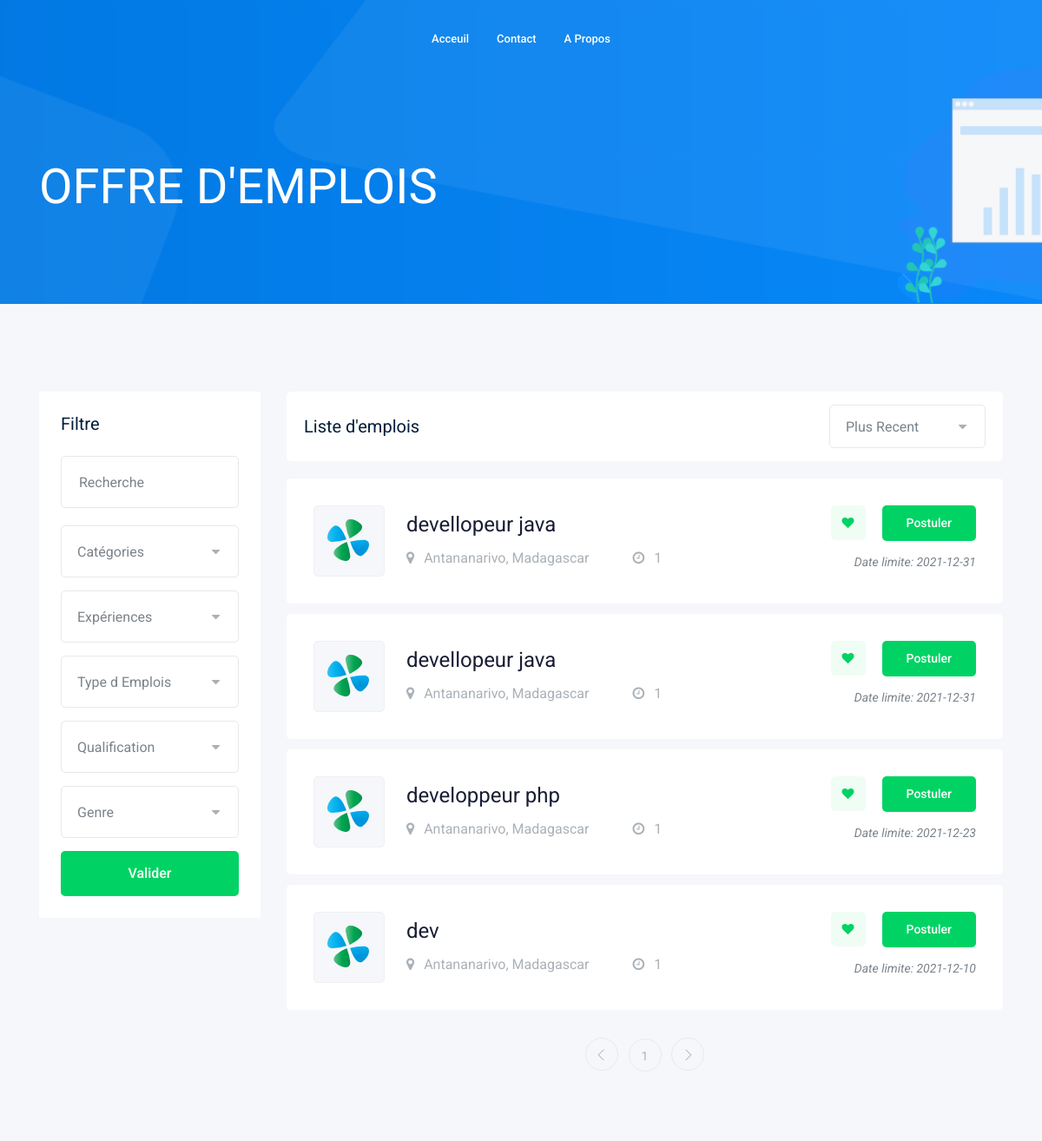
Before: /jobs.php with the older database file.
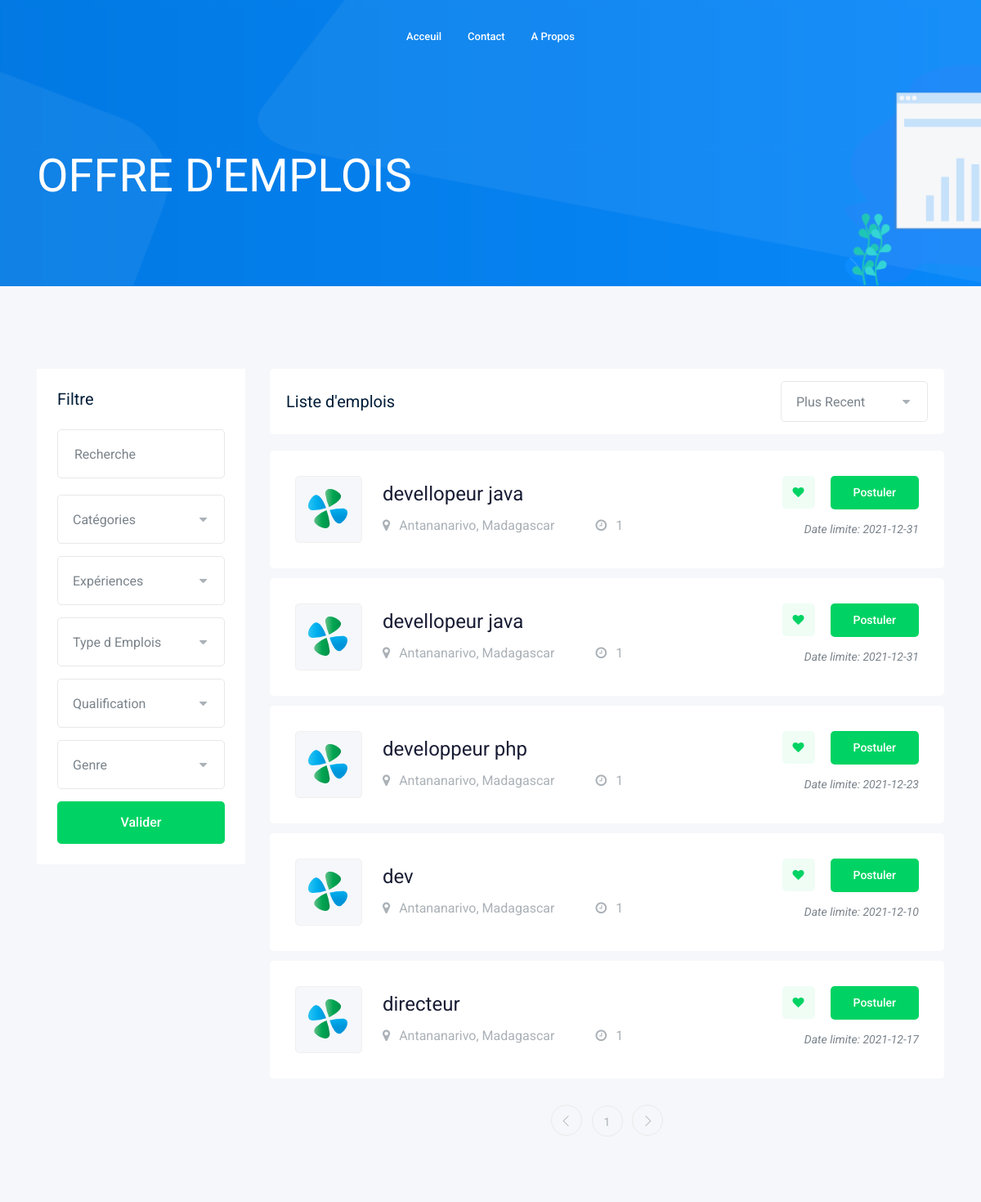
After: the same page with the newer database file.
### tables this page shows
CREATE TABLE IF NOT EXISTS `annonce` (
  `id_annonce` int(11) NOT NULL AUTO_INCREMENT,
  `poste` varchar(255) NOT NULL,
  `diplome` varchar(255) NOT NULL,
  `experience` varchar(255) NOT NULL,
  `age_min` int(11) DEFAULT NULL,
  `age_max` int(11) DEFAULT NULL,
  `description` text NOT NULL,
  `sexe` int(11) DEFAULT NULL,
  `contrat` int(11) NOT NULL,
  `date_limite` date NOT NULL,
  PRIMARY KEY (`id_annonce`)
);

### lister_jobs.php (called while the page is built, shortened)
<?php
	 require 'connexion_base.php';
	 if (isset($_GET['page_no']) && $_GET['page_no']!="")
	 {
	    $page_no = $_GET['page_no'];
	 }
	 else
	 {
	    $page_no = 1;
	 }
	$total_records_per_page = 5;
	$offset = ($page_no-1) * $total_records_per_page;
	$resultat = "SELECT COUNT(*)  FROM annonce";
	$statement = $conn->query($resultat);
	$count = $statement->fetchAll(PDO::FETCH_ASSOC);
	$total_no_of_pages = ceil($count[0]['COUNT(*)'] / $total_records_per_page);
	$sql = "SELECT * FROM `annonce` LIMIT $offset , $total_records_per_page";
	$statement = $conn->query($sql);
	$publishers = $statement->fetchAll(PDO::FETCH_ASSOC);
 ?>

### jobs.php (the view, shortened to what the changed rows need)
<?php
    include("lister_jobs.php");
?>
<!doctype html>
<html class="no-js" lang="zxx">
<head>
    <link rel="stylesheet" href="css/bootstrap.min.css">
    <link rel="stylesheet" href="css/owl.carousel.min.css">
    <link rel="stylesheet" href="css/magnific-popup.css">
    <link rel="stylesheet" href="css/font-awesome.min.css">
    <link rel="stylesheet" href="css/themify-icons.css">
    <link rel="stylesheet" href="css/nice-select.css">
    <link rel="stylesheet" href="css/flaticon.css">
    <link rel="stylesheet" href="css/jquery-ui.css">
    <link rel="stylesheet" href="css/gijgo.css">
    <link rel="stylesheet" href="css/animate.min.css">
    <link rel="stylesheet" href="css/slicknav.css">
    <link rel="stylesheet" href="css/style.css">
</head>
<body>
    <div class="job_listing_area plus_padding">
        <div class="container">
            <div class="row">
                <div class="col-lg-9">
                    <div class="job_lists m-0">
                        <div class="row">
                           <?php
                                foreach ($publishers as $publisher)
                                {
                                    echo '
                                            <div class="col-lg-12 col-md-12">
                                                <div class="single_jobs white-bg d-flex justify-content-between">
                                                    <div class="jobs_left d-flex align-items-center">
                                                        <div class="thumb">
                                                            <img src="img/svg_icon/1.svg" alt="">
                                                        </div>
                                                        <div class="jobs_conetent">
                                                            <a href="job_details.html"><h4> ' . $publisher['poste'] . '</h4></a>
                                                            <div class="links_locat d-flex align-items-center">
                                                                <div class="location">
                                                                    <p> <i class="fa fa-map-marker"></i> Antananarivo, Madagascar</p>
                                                                </div>
                                                                <div class="location">
                                                                    <p> <i class="fa fa-clock-o"></i> '.$publisher['contrat']. '</p>
                                                                </div>
                                                            </div>
                                                        </div>
                                                    </div>
                                                    <div class="jobs_right">
                                                        <div class="apply_now">
                                                            <a class="heart_mark" href="#"> <i class="fa fa-heart"></i> </a>
                                                            <a href="job_details.php?job='. $publisher['poste'] . '" class="boxed-btn3">Postuler</a>
                                                        </div>
                                                        <div class="date">
                                                            <p>Date limite: '. $publisher['date_limite'] .'</p>
                                                        </div>
                                                    </div>
                                                </div>
                                            </div>
                                    ';
                                }
                            ?>
                        </div>
                        <div class="row">
                            <div class="col-lg-12">
                                <div class="pagination_wrap">
                                    <ul>
                                         <?php
                                                for ($i=1; $i < $total_no_of_pages + 1; $i++) {
                                                   echo'<li><a href="jobs.php?page_no='.$i.'"><span>'.$i . '</span></a></li>';
                                                }
                                          ?>
                                    </ul>
                                </div>
                            </div>
                        </div>
                        </div>
                    </div>
                </div>
            </div>
        </div>
</body>
</html>

Changed rows visible on the page:
added annonce: poste "directeur", contrat "1", date_limite "2021-12-17"
